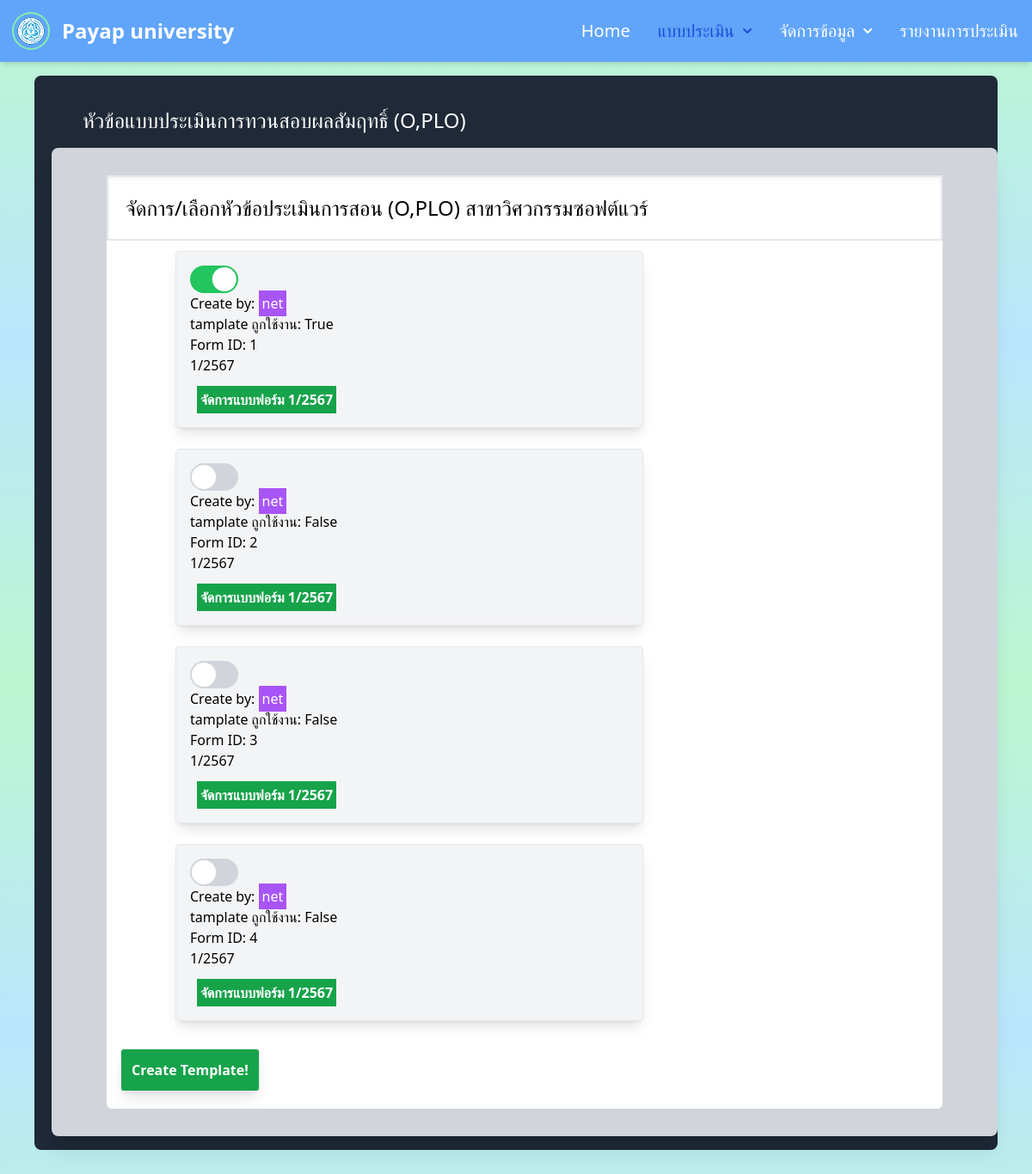
/manage_template (signed in), run on the app's committed database.
### formsite/models.py (models this page shows, shortened)
class UserProfile(models.Model):
    user = models.OneToOneField(User, on_delete=models.CASCADE)
    department = models.ForeignKey(Departments, null=True, blank=True, on_delete=models.CASCADE)
    line_token = models.CharField(max_length=45, null=True, blank=True)
    prefix = models.CharField(max_length=10, blank=True, verbose_name='คำนำหน้าชื่อ')

class Departments(models.Model):
    name = models.CharField(max_length=100)
    def __str__(self):
        return self.name

class Teamplates(models.Model):
    id = models.BigAutoField(primary_key=True)
    department = models.ForeignKey(Departments, on_delete=models.CASCADE)
    created_by = models.ForeignKey(User, on_delete=models.CASCADE, null=True, blank=True)
    create = models.DateTimeField(auto_now_add=True)
    is_active = models.BooleanField(default=False)
    semester_choices = (
        (1, '1'),
        (2, '2'),
        (3, '3')
    )
    semester = models.IntegerField(choices=semester_choices)
    year_number = models.IntegerField(
        verbose_name='ปี',
        help_text='ใส่ตัวเลขปี 4 ตัว',
        validators=[MinValueValidator(2567), MaxValueValidator(2570)]
    )

### formsite/views.py (the view)
# urls.py: path('manage_template', views.manage_template, name='manage_template'), #u
def manage_template(request):
    user_profile = get_object_or_404(UserProfile, user=request.user)
    template = Teamplates.objects.filter(department=user_profile.department)
    if request.method == "POST":
        pass
    else:
        template = Teamplates.objects.filter(department=user_profile.department).order_by('-is_active')
        """ for data in template:
            for template_data in data.TemplateData.all():
                print(template_data.text)
            # แสดงข้อมูลจากโมเดล CLO ที่เชื่อมโยงกับ Teamplates นี้
            for clo in data.CLO.all():
                print(clo.text) """
    return render(request, 'manage_template.html', {'form': template, 'user_profile': user_profile})

### formsite/templates/manage_template.html (shortened to what this page needs)
{% extends "form/nav.html" %}
{% block content %}
<body>
    <p class="flex items-center text-white text-2xl ml-5 px-4 py-4 ">หัวข้อแบบประเมินการทวนสอบผลสัมฤทธิ์ (O,PLO)  </p>
    <div class="relative rounded-lg bg-gray-300 p-8 shadow-xl px-16 ">
      <div class="rounded-md pb-5 bg-white ">
        <div class=" bg-white my-0 text-black bottom-5 p-5 shadow-inner text-2xl border-2 ">
          <h1>จัดการ/เลือกหัวข้อประเมินการสอน (O,PLO) สาขา{{user_profile.department}}</h1></div>
<div class="main-container">
  <div class="form-list">
      <div class="flex flex-wrap">
      {% for data in form%}
      <div class="w-full md:w-2/3  px-2 my-3 pl-16 justify-center">
          <div class="bg-gray-100 border rounded shadow-lg p-4 mx-4">
      <div class="form-card">
          <label
              for="toggle_{{ forloop.counter }}"
              class="toggle-label block overflow-hidden h-8 rounded-full bg-gray-300 cursor-pointer w-14"
          ></label>
      </div>
      <div>Create by: <a class="bg-purple-500 text-white w-auto p-1">{{ data.created_by }}</a> </div>
      <div>tamplate ถูกใช้งาน: {{data.is_active}}</div>
      <div> Form ID: {{ data.id }}</div>
      {{ data.semester }}/{{ data.year_number }}
              <a href="{% url 'edit_template' form_id=data.id %}">
                  <div>
                  <button onclick="viewForm({{data.id}}) " class="font-semibold text-white bg-green-600 hover:bg-green-900 ml-2 p-1 mt-3">จัดการแบบฟอร์ม {{data.semester}}/{{data.year_number}} </button>
              </div>
              </a>
      </div>
  </div>
  {% endfor %}
</div>
<div class="flex justify-between">
    <a href="create_plo">
        <button class="border rounded shadow-lg font-semibold bg-green-600 hover:bg-green-900 text-white p-3 mt-5 mx-4">Create Template!</button>
    </a>
</div>
  </div>
</div>
{% endblock %}

### formsite/templates/form/nav.html (shortened to what this page needs)
<!doctype html>
<html>
  {% load static %}
<head>
  <link rel="stylesheet" href="https://cdnjs.cloudflare.com/ajax/libs/font-awesome/6.5.1/css/all.min.css">
  <link href="https://cdn.jsdelivr.net/npm/tailwindcss@2.2.19/dist/tailwind.min.css" rel="stylesheet">
  <link rel="stylesheet" href="{% static 'style.css' %}">
  <link rel="stylesheet" href="{% static 'cre_plo.css' %}">
  {% block scripts %}
  <script src="https://cdn.tailwindcss.com"></script>
  {% endblock %}
</head>
<body class="bg-gradient-to-b from-green-200 via-sky-200 to-green-200 min-h-screen max-h-screen">
  <header>
    <div class="container-2xl mx-auto mb-16">
      <nav class="fixed top-0 transition-all duration-300 ease-in-out w-full z-10 bg-blue-400 border-gray-700 shadow-md ">
        <div class="max-w-screen-2xl flex flex-wrap items-center justify-between mx-auto p-4">
          <div>
            <div class="flex">
              <img id="avatarButton" type="button" data-dropdown-toggle="userDropdown"
                data-dropdown-placement="bottom-start"
                class="w-10 h-10 p-1 rounded-full ring-2 ring-green-300 cursor-pointer hover:bg-current"
                src="{% static 'phyap.jpg' %}" alt="userDropdown">
              <span class="pl-4 self-center text-2xl font-semibold whitespace-nowrap text-white">Payap
                university</span>
            </div>
          </div>
          <div class="hidden w-full md:block md:w-auto" id="navbar-dropdown">
            <ul
              class="flex flex-col font-medium p-4 md:p-0 mt-4 border text-white rounded-lg bg-blue-400 md:flex-row md:space-x-8 md:mt-0 md:border-0 md:bg-blue-400 ">
              <li>
                <a href="/evaluate"
                  class="text-xl block py-2 pl-3 pr-4 text-white  rounded hover:bg-gray-700 md:hover:bg-transparent md:border-0 md:hover:text-blue-500 md:p-0 "
                  aria-current="page">Home</a>
              </li>
              <li>
                <button id="formButton"
                  class="text-xl flex items-center justify-between w-full py-2 pl-3 pr-4 text-blue-700 rounded hover:bg-gray-700 md:hover:bg-transparent md:border-0 md:hover:text-blue-500 md:p-0 md:w-auto ">แบบประเมิน
                  <svg class="w-2.5 h-2.5 ml-2.5" aria-hidden="true" xmlns="http://www.w3.org/2000/svg" fill="none"
                  viewBox="0 0 10 6">
                  <path stroke="currentColor" stroke-linecap="round" stroke-linejoin="round" stroke-width="2"
                    d="m1 1 4 4 4-4" />
                </svg>
              </button>
              </li>
              <li>
                <button id="dropdownNavbarLink" data-dropdown-toggle="dropdownNavbar"
                  class="text-xl flex items-center justify-between w-full py-2 pl-3 pr-4 text-white rounded hover:bg-gray-700 md:hover:bg-transparent md:border-0 md:hover:text-blue-500 md:p-0 md:w-auto ">จัดการข้อมูล
                  <svg class="w-2.5 h-2.5 ml-2.5" aria-hidden="true" xmlns="http://www.w3.org/2000/svg" fill="none"
                    viewBox="0 0 10 6">
                    <path stroke="currentColor" stroke-linecap="round" stroke-linejoin="round" stroke-width="2"
                      d="m1 1 4 4 4-4" />
                  </svg></button>
              </li>
              <li>
                <a href="#"
                  class="text-xl block py-2 pl-3 pr-4 text-white rounded hover:bg-gray-700 md:hover:bg-transparent md:border-0 md:hover:text-blue-500 md:p-0 ">รายงานการประเมิน</a>
              </li>
            </ul>
          </div>
        </div>
      </nav>
  </header>
  <div class="pt-6 mx-auto max-w-screen-2xl ">
    <div class=" rounded-lg bg-gray-800 mx-10 pl-5 pb-4 pt-5 ">
  {% block content %}
  {% endblock %}
</div>
</div>
</body>
</html>

### formsite/static/style.css (style rules this page uses)
.w-14 { width: 3.5rem; }
.toggle-label { display: block; overflow: hidden; cursor: pointer; border-radius: 9999px; background-color: #d1d5db; transition: background-color 0.2s ease-in-out; padding: 2px; height: 1.75rem; }
.toggle-label:before { content: ""; display: block; width: 1.75rem; height: 1.75rem; background: white; border-radius: 9999px; transition: transform 0.2s ease-in-out; }
.toggle-checkbox:checked + .toggle-label { background-color: #22c55e; }
.toggle-checkbox:checked + .toggle-label:before { transform: translateX(85%); }

### data on the page
UserProfile: department "วิศวกรรมซอฟต์แวร์"
Teamplates: created_by "net", is_active "True", id "1", semester "1", year_number "2567"
Teamplates: created_by "net", is_active "False", id "2", semester "1", year_number "2567"
Teamplates: created_by "net", is_active "False", id "3", semester "1", year_number "2567"
Teamplates: created_by "net", is_active "False", id "4", semester "1", year_number "2567"
